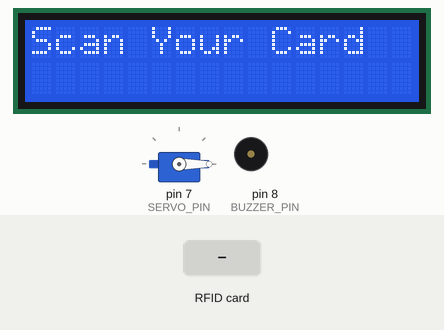
The sketch below on a simulated Arduino Uno, built with avr-gcc and run on an emulated ATmega328P. Parts: 16×2 character LCD, servo, buzzer (waves = sounding, pin HIGH). Inputs (shaded band) come from the test bench. Pins used as bus, display or sensor lines are not drawn; what the sketch prints to the serial monitor is not drawn.

Above: at 1.3 s.
1.4 s: RFID card 5E 7A 19 C4 held to the reader
At 1.8 s:
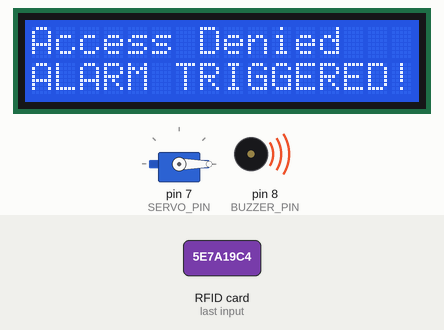
At 5.5 s:
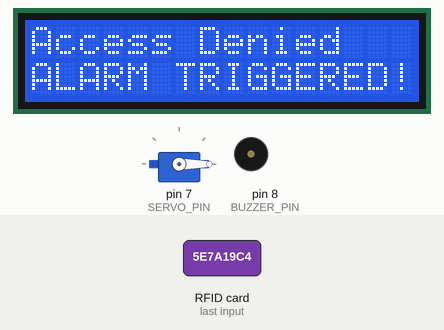
Timing chart, 0 to 7.0 s (numbered marks = the images above; inputs shaded):
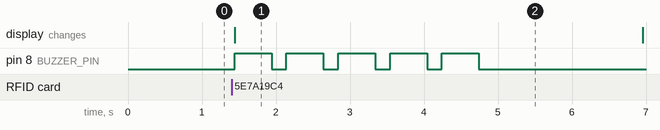

The sketch:

rfid_address.ino
```cpp
// Include libraries
#include <Wire.h>
#include <LiquidCrystal_I2C.h>
#include <SPI.h>
#include <MFRC522.h>
#include <Servo.h>

// Pin definitions
#define SS_PIN 10
#define RST_PIN 9
#define BUZZER_PIN 8
#define SERVO_PIN 7

// Initialize RFID, LCD, and Servo
MFRC522 mfrc522(SS_PIN, RST_PIN);
LiquidCrystal_I2C lcd(0x27, 16, 2); // Adjust I2C address if needed
Servo gateServo;

// Authorized card UIDs (no spaces, all uppercase)
const char* authorizedCards[] = {
  "0642BB02"   // autorized tag
};
const int numAuthorizedCards = sizeof(authorizedCards) / sizeof(authorizedCards[0]);

void setup() {
  Serial.begin(9600);
  SPI.begin();
  mfrc522.PCD_Init();

  // Initialize LCD
  lcd.init();
  lcd.backlight();
  lcd.setCursor(0, 0);
  lcd.print("Scan Your Card");

  // Initialize Buzzer and Servo
  pinMode(BUZZER_PIN, OUTPUT);
  gateServo.attach(SERVO_PIN);
  gateServo.write(0); // Gate starts closed

  Serial.println("System ready. Waiting for card...");
}

void loop() {
  // Wait for new RFID card
  if (!mfrc522.PICC_IsNewCardPresent() || !mfrc522.PICC_ReadCardSerial()) {
    return;
  }

  // Get card UID as a string
  String cardUID = "";
  for (byte i = 0; i < mfrc522.uid.size; i++) {
    if (mfrc522.uid.uidByte[i] < 0x10) {
      cardUID += "0";
    }
    cardUID += String(mfrc522.uid.uidByte[i], HEX);
  }
  cardUID.toUpperCase();

  Serial.print("Card UID: ");
  Serial.println(cardUID);

  // Check if card is authorized
  bool accessGranted = false;
  for (int i = 0; i < numAuthorizedCards; i++) {
    if (cardUID.equals(authorizedCards[i])) {
      accessGranted = true;
      break;
    }
  }

  // Display result and trigger devices
  lcd.clear();
  if (accessGranted) {
    Serial.println("Access Granted");
    lcd.setCursor(0, 0);
    lcd.print("Access Granted");
    lcd.setCursor(0, 1);
    lcd.print("Welcome!");

    // Short beep for authorized access
    digitalWrite(BUZZER_PIN, HIGH);
    delay(200);
    digitalWrite(BUZZER_PIN, LOW);

    // Open gate
    gateServo.write(90);  // Open gate
    delay(3000);          // Gate open for 3 sec
    gateServo.write(0);   // Close gate

  } else {
    Serial.println("Access Denied");
    lcd.setCursor(0, 0);
    lcd.print("Access Denied");
    lcd.setCursor(0, 1);
    lcd.print("ALARM TRIGGERED!");

    // Long alarm for unauthorized access
    for (int i = 0; i < 5; i++) {
      digitalWrite(BUZZER_PIN, HIGH);
      delay(500);
      digitalWrite(BUZZER_PIN, LOW);
      delay(200);
    }
  }

  // Reset LCD to initial message
  delay(2000);
  lcd.clear();
  lcd.print("Scan Your Card");
  delay(1000);
}
```

Measured:
- after the input at 1.4 s, pin 8 (BUZZER_PIN): alternates HIGH for 0.50 s and LOW for 0.20 s, 10 changes in all, then stays LOW, starting at once; the display: changes at once (image 1)
